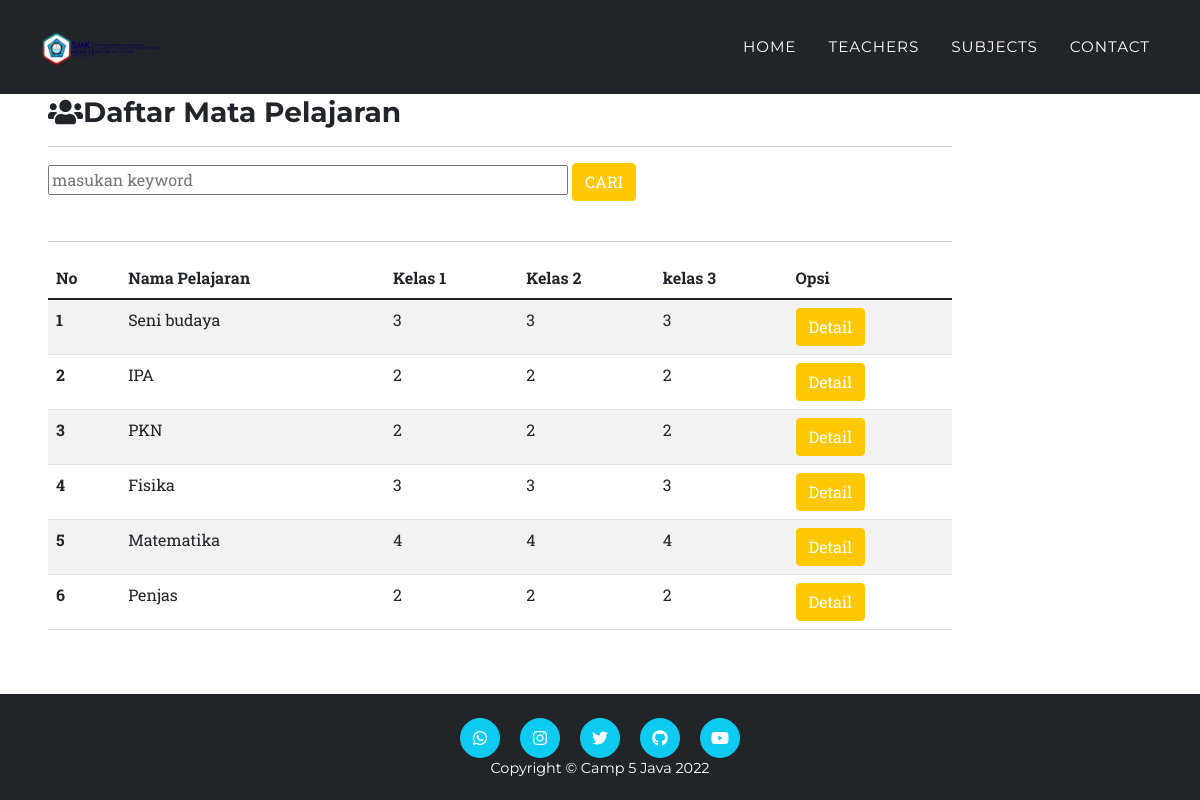
The app's page /subjects.php with its own data.
### tables this page shows
CREATE TABLE `tbl_mk` (
  `kode_pengajar` int(5) NOT NULL,
  `nama_pelajaran` varchar(20) NOT NULL,
  `kelas1` int(1) NOT NULL,
  `kelas2` int(1) NOT NULL,
  `kelas3` int(1) NOT NULL
);

### function-sub.php (called while the page is built, shortened)
<?php
$conn = mysqli_connect('localhost', 'root', '', 'uas_1904030005');
function query($query)
{
    global $conn;
    $result = mysqli_query($conn, $query);
    $rows = [];
    while ($row = mysqli_fetch_assoc($result)) {
        $rows[] = $row;
    }
    return $rows;
}

### subjects.php (the view, shortened to what this page needs)
<?php
require 'function-sub.php';
$mk = query("SELECT * FROM tbl_mk");
?>
<!DOCTYPE html>
<html lang="en">
<head>
  <link href="css/styles.css" rel="stylesheet" />
</head>
<body id="page-top">
  <nav class="navbar navbar-expand-lg navbar-dark bg-dark fixed-top" id="mainNav">
    <div class="container">
      <a class="navbar-brand" href="#page-top"><img src="assets/img/navbar-academic.PNG" alt="..." /></a>
      <div class="collapse navbar-collapse" id="navbarResponsive">
        <ul class="navbar-nav text-uppercase ms-auto py-4 py-lg-0">
          <li class="nav-item"><a class="nav-link" href="index.php">Home</a></li>
          <li class="nav-item"><a class="nav-link" href="teachers.php">Teachers</a></li>
          <li class="nav-item"><a class="nav-link" href="subjects.php">Subjects</a></li>
          <li class="nav-item"><a class="nav-link" href="contact.php">Contact</a></li>
        </ul>
      </div>
    </div>
  </nav>
  <div class="col-md-10 p-5 pt-5">
    <div>
      <div class="mt-5">
        <h3><i class="fas fa-users"></i>Daftar Mata Pelajaran</h3>
      </div>
    </div>
    <hr>
    <form action="" method="POST">
      <input type="text" id="keyword" size="50" name="keyword" placeholder="masukan keyword" autocomplete="off">
      <button type="submit" class="btn btn-primary" name="cari">CARI</button>
    </form>
    <br>
    <hr>
    <table class="table table-striped">
      <thead>
        <tr>
          <th scope="col">No</th>
          <th scope="col">Nama Pelajaran</th>
          <th scope="col">Kelas 1</th>
          <th scope="col">Kelas 2</th>
          <th scope="col">kelas 3</th>
          <th scope="col">Opsi</th>
        </tr>
      </thead>
      <tbody>
        <?php $no = 1; ?>
        <?php foreach ($mk as $cmb) : ?>
          <tr>
            <th scope="row"><?php echo $no; ?></th>
            <td><?php echo $cmb['nama_pelajaran']; ?></td>
            <td><?php echo $cmb['kelas1']; ?></td>
            <td><?php echo $cmb['kelas2']; ?></td>
            <td><?php echo $cmb['kelas3']; ?></td>
            <td><a href="detail-sub.php?id=<?= $cmb['id']; ?>" class="btn btn-warning" role="button">Detail</a></td>
          </tr>
          <?php $no++ ?>
        <?php endforeach ?>
      </tbody>
    </table>
  </div>
 <footer class="footer bg-dark py-4">
    <div class="container">
      <div class="row align-items-center">
          <div class="col-lg-4 my-3 my-lg-0">
            <a class="btn btn-info btn-social mx-2" href="https://wa.me/6283897093838"><i class="fab fa-whatsapp"></i></a>
            <a class="btn btn-info btn-social mx-2" href="https://instagram.com/hendrik_dik46"><i class="fab fa-instagram"></i></a>
            <a class="btn btn-info btn-social mx-2" href="https://twitter.com/hendrik_latos?t=Elo88GbstR2O66zHdDTp6A&s=08"><i class="fab fa-twitter"></i></a>
            <a class="btn btn-info btn-social mx-2" href="https://github.com/suhendrik95"><i class="fab fa-github"></i></a>
            <a class="btn btn-info btn-social mx-2" href="https://youtube.com/channel/UC2gh9RCbOF-1oTCAJ6mNhcA"><i class="fab fa-youtube"></i></a>
        <div class="text-white text-center">Copyright &copy; Camp 5 Java 2022</div>
      </div>
    </div>
  </footer>
</body>
</html>

### records on screen
tbl_mk: nama_pelajaran "Seni budaya", kelas1 "3", kelas2 "3", kelas3 "3"
tbl_mk: nama_pelajaran "IPA", kelas1 "2", kelas2 "2", kelas3 "2"
tbl_mk: nama_pelajaran "PKN", kelas1 "2", kelas2 "2", kelas3 "2"
tbl_mk: nama_pelajaran "Fisika", kelas1 "3", kelas2 "3", kelas3 "3"
tbl_mk: nama_pelajaran "Matematika", kelas1 "4", kelas2 "4", kelas3 "4"
tbl_mk: nama_pelajaran "Penjas", kelas1 "2", kelas2 "2", kelas3 "2"
